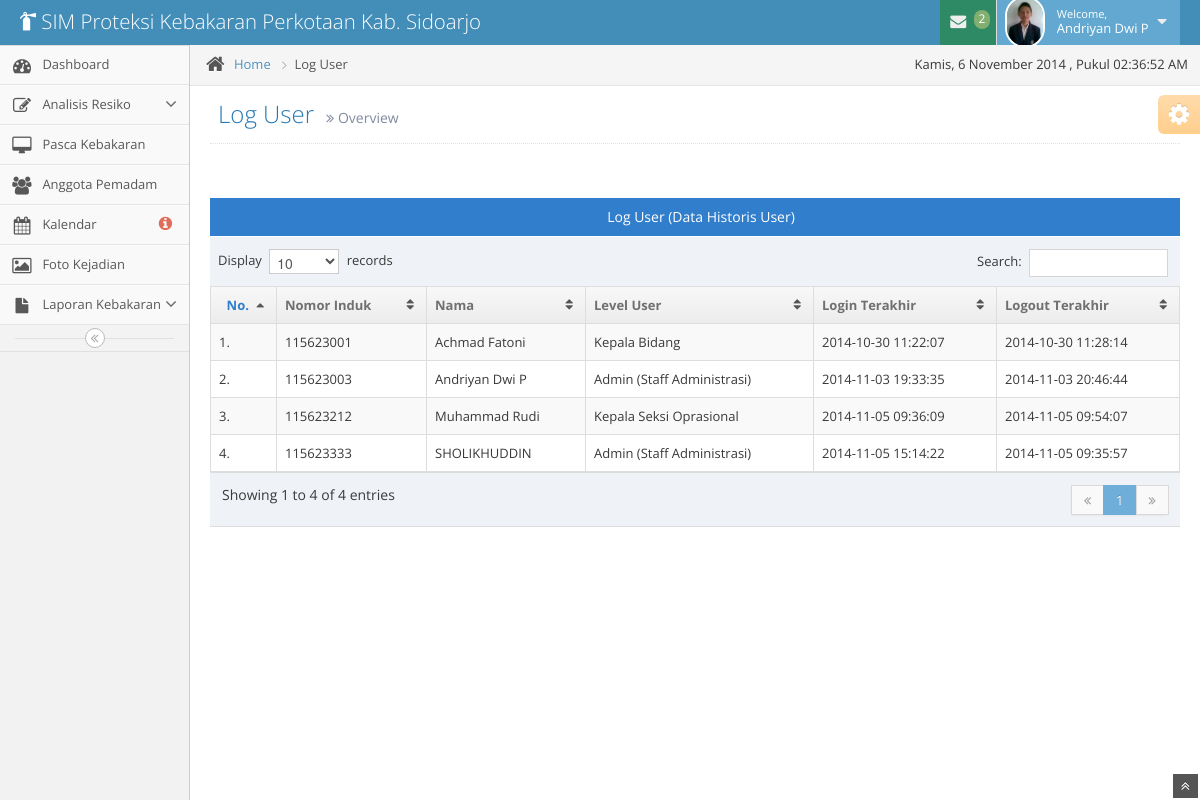
The app's page /log_user/index.php (signed in), older data.
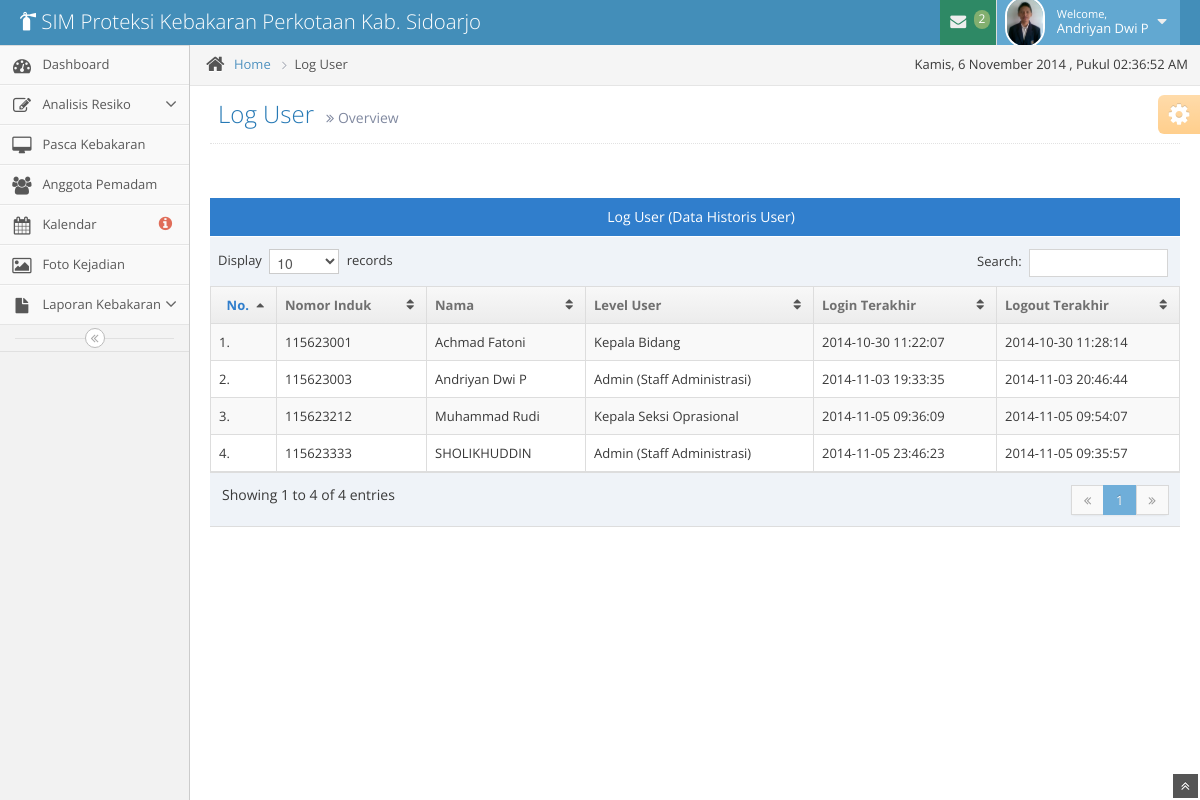
The same page, newer data.
### tables this page shows
CREATE TABLE IF NOT EXISTS `pegawai` (
  `pegawai_nip` int(20) NOT NULL,
  `id_level_user` int(11) NOT NULL,
  `pegawai_nama` varchar(50) NOT NULL,
  `pegawai_tempat` varchar(50) NOT NULL,
  `pegawai_tanggal` date NOT NULL,
  `pegawai_kelamin` varchar(20) NOT NULL,
  `pegawai_alamat` varchar(50) NOT NULL,
  `pegawai_no_telp` varchar(20) NOT NULL,
  `jabatan_id` int(2) NOT NULL,
  `pegawai_email` varchar(50) NOT NULL,
  `pegawai_password` varchar(200) NOT NULL,
  `pegawai_foto` varchar(255) NOT NULL,
  PRIMARY KEY (`pegawai_nip`),
  KEY `FK_jabatan` (`jabatan_id`),
  KEY `id_level_user` (`id_level_user`)
);

CREATE TABLE IF NOT EXISTS `level_user` (
  `ID_LEVEL_USER` int(11) NOT NULL AUTO_INCREMENT,
  `NAMA_LEVEL_USER` varchar(40) NOT NULL,
  PRIMARY KEY (`ID_LEVEL_USER`)
);

CREATE TABLE IF NOT EXISTS `log_user` (
  `log_id` int(11) NOT NULL AUTO_INCREMENT,
  `pegawai_nip` int(20) NOT NULL,
  `login_date` datetime NOT NULL,
  `logout_date` datetime NOT NULL,
  `log_ket` varchar(200) NOT NULL,
  PRIMARY KEY (`log_id`),
  KEY `FK_pegawai` (`pegawai_nip`)
);

### log_user/index.php (the view, shortened to what this page needs)
<?php
include '../template/header.php';
if ((isset($_SESSION['pegawai_nomor']) && isset($_SESSION['level'])) || (isset($_COOKIE['level']) && isset($_COOKIE['pegawai_nomor']))) {
    $sql = mysql_query("SELECT * FROM pegawai WHERE (pegawai_nip='" . $_SESSION['pegawai_nomor'] . "' AND id_level_user='".$_SESSION['level']."')
                        OR (pegawai_nip='" . $_COOKIE['pegawai_nomor'] . "' AND id_level_user='".$_COOKIE['level']."')") or die("Query : ".mysql_error());
    $query = mysql_query("SELECT a.pegawai_nip, a.pegawai_nama, b.NAMA_LEVEL_USER, c.login_date, c.logout_date, c.log_ket
                            FROM pegawai AS a INNER JOIN level_user AS b ON (a.id_level_user = b.ID_LEVEL_USER)
                                INNER JOIN log_user AS c ON (a.pegawai_nip = c.pegawai_nip)
                                ORDER BY c.log_id") or die("Query failed: " . mysql_error());
    if ($sql == false) {
        die(mysql_error());
        header('Location: ../login/login.php');
        exit();
    } else if (mysql_num_rows($sql)) {
        while ($row = mysql_fetch_assoc($sql)) {
            ?>
            <body>
                <div class="navbar">
                    <div class="navbar-inner">
                        <div class="container-fluid">
                            <a href="../beranda/index" class="brand">
                                <small>
                                    <i class="icon-fire-extinguisher"></i>
                                    SIM Proteksi Kebakaran Perkotaan Kab. Sidoarjo
                                </small>
                            </a>
                            <ul class="nav ace-nav pull-right">
                                <li class="green">
                                    <a data-toggle="dropdown" class="dropdown-toggle" href="#">
                                        <i class="icon-envelope icon-animated-vertical"></i>
                                        <?php
                                        $level = $row['id_level_user'];
                                        $jabatan = $row['jabatan_id'];
                                        $cek_pesan = mysql_query("SELECT * FROM pesan WHERE pesan_status = 0 AND pesan_untuk='$jabatan'") or die("Query : ".mysql_error());
                                        $jml_pesan = mysql_num_rows($cek_pesan);
                                        if($jml_pesan > 0){
                                            echo "<span class='badge badge-success'>$jml_pesan</span>";
                                        }else{
                                            echo "<span class='badge badge-success'>0</span>";
                                        }
                                        ?>
                                    </a>
                                </li>
                                <li class="light-blue">
                                    <a data-toggle="dropdown" href="#" class="dropdown-toggle">
                                        <img class="nav-user-photo" src="../assets/img/img-anggota/<?= $row['pegawai_foto']; ?>" alt="<?php echo $hasil['pegawai_nama']; ?>" />
                                        <span class="user-info">
                                            <small>Welcome,</small>
                                            <?php echo $row['pegawai_nama']; ?>
                                        </span>
                                        <i class="icon-caret-down"></i>
                                    </a>
                                </li>
                            </ul>
                        </div>
                    </div>
                </div>
            <div class="main-container container-fluid">
                <?php include '../template/sidebar.php'; ?>
                <div class="main-content">
                    <div class="breadcrumbs" id="breadcrumbs">
                        <ul class="breadcrumb">
                            <li>
                                <i class="icon-home home-icon"></i>
                                <a href="../beranda/index">Home</a>
                                <span class="divider">
                                    <i class="icon-angle-right arrow-icon"></i>
                                </span>
                            </li>
                            <li class="active">Log User</li>
                        </ul>
                        <div class="pull-right">
                            , Pukul <span id="clock"></span>
                        </div>
                    </div>
                    <div class="page-content">
                        <div class="page-header position-relative">
                            <h1>
                                Log User
                                <small>
                                    <i class="icon-double-angle-right"></i>
                                    Overview
                                </small>
                            </h1>
                        </div>
                        <div class="row-fluid">
                            <div class="span12">
                                <div class = "space-6"></div>
                                <div class = "table-header center">
                                    Log User (Data Historis User)
                                </div>
                                <table id = "historis" class = "table table-striped table-bordered table-hover">
                                    <thead>
                                        <tr>
                                            <th class = "center">No.</th>
                                            <th>Nomor Induk</th>
                                            <th>Nama</th>
                                            <th>Level User</th>
                                            <th>Login Terakhir</th>
                                            <th>Logout Terakhir</th>
                                        </tr>
                                    </thead>
                                    <tbody>
                                        <?php
                                        $no = 1;
                                        while ($data = mysql_fetch_array($query)) {
                                            ?>
                                            <tr>
                                                <td><?php echo '' . $no . '.'; ?></td>
                                                <td><?php echo $data['pegawai_nip']; ?></td>
                                                <td><?php echo $data['pegawai_nama']; ?></td>
                                                <td><?php echo $data['NAMA_LEVEL_USER']; ?></td>
                                                <td><?php echo $data['login_date']; ?></td>
                                                <td><?php echo $data['logout_date']; ?></td>
                                            </tr>
                                            <?php
                                            $no++;
                                        }
                                        ?>
                                    </tbody>
                                </table>
                            </div>
                        </div>
                    </div>
                    <?php
                }
            }
        }
        ?>
        <div class="ace-settings-container" id="ace-settings-container">
            <div class="btn btn-app btn-mini btn-warning ace-settings-btn" id="ace-settings-btn">
                <i class="icon-cog bigger-150"></i>
            </div>
        </div>
    </div>
</div>
<a href="#" id="btn-scroll-up" class="btn-scroll-up btn btn-small btn-inverse">
    <i class="icon-double-angle-up icon-only bigger-110"></i>
</a>
</body>
</html>

### template/header.php (shortened to what this page needs)
<!DOCTYPE html>
<html lang="en">
    <head>
        <link href="../assets/css-ace/bootstrap.min.css" rel="stylesheet" />
        <link href="../assets/css-ace/bootstrap-responsive.min.css" rel="stylesheet" />
        <link rel="stylesheet" href="../assets/css-ace/font-awesome.min.css" />
        <link rel="stylesheet" href="../assets/css-zoom/style.css" />
        <link rel="stylesheet" href="../assets/css-ace/jquery-ui-1.10.3.custom.min.css" />
        <link rel="stylesheet" href="../assets/css-ace/chosen.css" />
        <link rel="stylesheet" href="../assets/css-ace/colorbox.css" />
        <link rel="stylesheet" href="../assets/css-ace/select2.css" />
        <link rel="stylesheet" href="../assets/css-ace/bootstrap-editable.css" />
        <link rel="stylesheet" href="../assets/css-ace/fullcalendar.css" />
        <link rel="stylesheet" href="../assets/css-ace/bootstrap-timepicker.css" />
        <link rel="stylesheet" type="text/css" href="../assets/css-ace/sweet-alert.css">
        <link rel="stylesheet" href="../assets/css-ace/ace.min.css" />
        <link rel="stylesheet" href="../assets/css-ace/ace-responsive.min.css" />
        <link rel="stylesheet" href="../assets/css-ace/ace-skins.min.css" />
        <meta http-equiv="Content-Type" content="text/html; charset=utf-8" /></head>

### template/sidebar.php (shortened to what this page needs)
<?php
    if($level == '1'){
?>
<div class="sidebar" id="sidebar">
    <ul class="nav nav-list">
        <li>
            <a href="../beranda/index">
                <i class="icon-dashboard"></i>
                <span class="menu-text"> Dashboard </span>
            </a>
        </li>
        <li>
            <a href="" class="dropdown-toggle">
                <i class="icon-edit"></i>
                <span class="menu-text"> Analisis Resiko </span>
                <b class="arrow icon-angle-down"></b>
            </a>
        </li>
        <li>
            <a href="../pasca/pasca" class="dropdown-toggle">
                <i class="icon-desktop"></i>
                <span class="menu-text"> Pasca Kebakaran </span>
            </a>
        </li>
        <li>
            <a href="../anggota/list">
                <i class="icon-group"></i>
                <span class="menu-text"> Anggota Pemadam </span>
            </a>
        </li>
        <li>
            <a href="../kalendar/kalendar">
                <i class="icon-calendar"></i>
                <?php
                    $thn = date('Y');
                    $bln = date('m');
                    $cek = mysql_query("SELECT * FROM resiko WHERE resiko_tanggal_start BETWEEN '$thn-$bln-01' AND '$thn-$bln-31'") or die("Query : ".mysql_error());
                    $jml = mysql_num_rows($cek);
                ?>
                <span class="menu-text">
                    Kalendar
                    <?php if($jml>0){ ?>
                    <span class="badge badge-transparent tooltip-error" title="<?php echo $jml; ?>&nbsp;Important&nbsp;Events">
                        <i class="icon-info-sign red bigger-130"></i>
                    </span>
                    <?php }else{ ?>
                    <span class="badge badge-transparent tooltip-error" title="0&nbsp;Important&nbsp;Events">
                        <i class="icon-info-sign red bigger-130"></i>
                    </span>
                    <?php } ?>
                </span>
            </a>
        </li>
        <li>
            <a href="../gallery/">
                <i class="icon-picture"></i>
                <span class="menu-text"> Foto Kejadian </span>
            </a>
        </li>
        <li>
            <a href="#" class="dropdown-toggle">
                <i class="icon-file"></i>
                <span class="menu-text">
                    Laporan Kebakaran
                </span>
                <b class="arrow icon-angle-down"></b>
            </a>
        </li>
    </ul>
    <div class="sidebar-collapse" id="sidebar-collapse">
        <i class="icon-double-angle-left"></i>
    </div>
</div>
<?php
}else if($level == '2' || $level = '3'){
?>
<div class="sidebar" id="sidebar">
    <div class="sidebar-shortcuts" id="sidebar-shortcuts">
        <div class="sidebar-shortcuts-mini" id="sidebar-shortcuts-mini">
            <span class="btn btn-success"></span>
            <span class="btn btn-info"></span>
            <span class="btn btn-warning"></span>
            <span class="btn btn-danger"></span>
        </div>
    </div>
    <ul class="nav nav-list">
        <li>
            <a href="../beranda/index">
                <i class="icon-dashboard"></i>
                <span class="menu-text"> Dashboard </span>
            </a>
        </li>
        <li>
            <a href="../pasca/pasca" class="dropdown-toggle">
                <i class="icon-desktop"></i>
                <span class="menu-text"> Pasca Kebakaran </span>
            </a>
        </li>
        <li>
            <a href="../anggota/list">
                <i class="icon-group"></i>
                <span class="menu-text"> Anggota Pemadam </span>
            </a>
        </li>
        <li>
            <a href="../kalendar/kalendar">
                <i class="icon-calendar"></i>
                <?php
                    $thn = date('Y');
                    $bln = date('m');
                    $cek = mysql_query("SELECT * FROM resiko WHERE resiko_tanggal_start BETWEEN '$thn-$bln-01' AND '$thn-$bln-31'") or die("Query : ".mysql_error());
                    $jml = mysql_num_rows($cek);
                ?>
                <span class="menu-text">
                    Kalendar
                    <?php if($jml>0){ ?>
                    <span class="badge badge-transparent tooltip-error" title="<?php echo $jml; ?>&nbsp;Important&nbsp;Events">
                        <i class="icon-info-sign red bigger-130"></i>
                    </span>
                    <?php }else{ ?>
                    <span class="badge badge-transparent tooltip-error" title="0&nbsp;Important&nbsp;Events">
                        <i class="icon-info-sign red bigger-130"></i>
                    </span>
                    <?php } ?>
                </span>
            </a>
        </li>
        <li>
            <a href="../gallery/">
                <i class="icon-picture"></i>
                <span class="menu-text"> Foto Kejadian </span>
            </a>
        </li>
        <li>
            <a href="#" class="dropdown-toggle">
                <i class="icon-file"></i>
                <span class="menu-text">
                    Laporan Kebakaran
                </span>
                <b class="arrow icon-angle-down"></b>
            </a>
            <ul class="submenu">
                <li>
                    <a href="../laporan/">
                        <i class="icon-double-angle-right"></i>
                        Laporan Kebakaran
                    </a>
                </li>
                <li>
                    <a href="../grafik/">
                        <i class="icon-double-angle-right"></i>
                        Grafik Kebakaran
                    </a>
                </li>
            </ul>
        </li>
    </ul>
    <div class="sidebar-collapse" id="sidebar-collapse">
        <i class="icon-double-angle-left"></i>
    </div>
</div>
<?php
}
?>

### assets/css-zoom/style.css (style rules this page uses)
html { background-color:#eee; }
div { -webkit-tap-highlight-color:rgba(0,0,0,0); }

### template/header.php (style rules this page uses)
body,td,th { font-family: "Open Sans"; }

Row changes from the older to the newer data that the page shows:
changed through a linked row, pegawai "SHOLIKHUDDIN": log_user.login_date "2014-11-05 15:14:22" → "2014-11-05 23:46:23"
